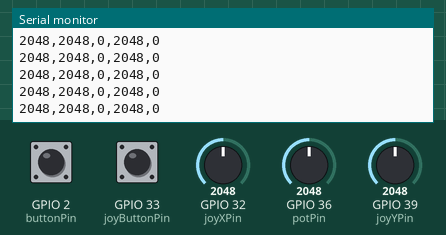
Recording of a sketch running on a simulated ESP32. Shown: the last lines printed to the serial monitor. Inputs (shaded band) come from the test bench; at power-on: GPIO 32 (joyXPin) = 2048, GPIO 36 (potPin) = 2048, GPIO 39 (joyYPin) = 2048, GPIO 2 (buttonPin) HIGH, GPIO 33 (joyButtonPin) HIGH.

Above: at 1.2 s.
1.3 s: GPIO 32 (joyXPin) set to 2866
At 1.33 s:
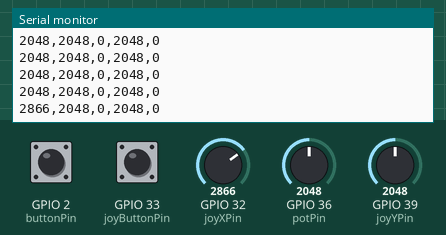
2.8 s: GPIO 36 (potPin) set to 2866
At 2.84 s:
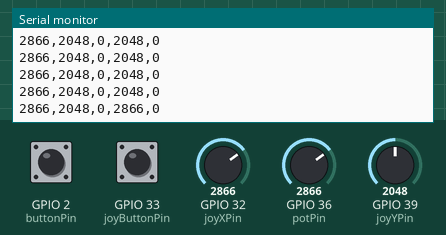
4.3 s: GPIO 39 (joyYPin) set to 2866
At 4.31 s:
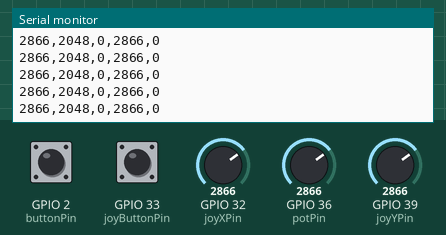
5.8 s: GPIO 2 (buttonPin) pulled LOW for 0.15 s
At 5.82 s:
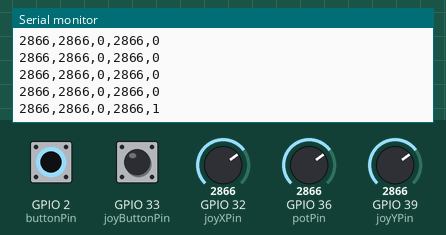
7.4 s: GPIO 33 (joyButtonPin) pulled LOW for 0.15 s
At 7.44 s:
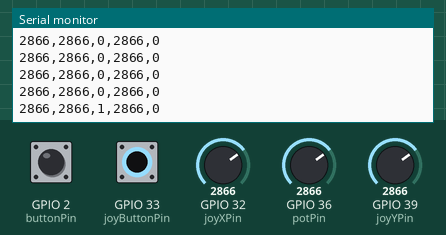
9.0 s: GPIO 32 (joyXPin) set to 3603
At 9.0 s:
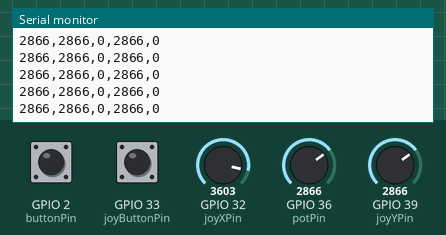
Timing chart, 0 to 11.5 s (numbered marks = the images above; inputs shaded):
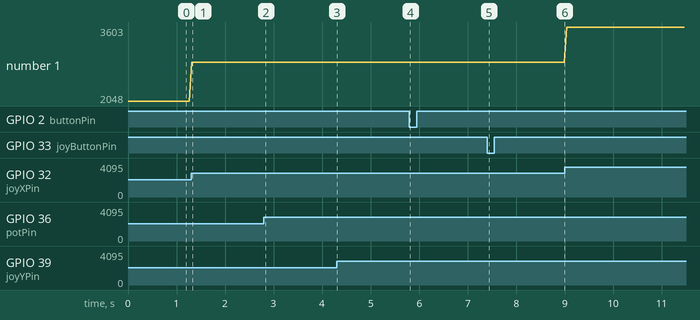

The sketch:

module2.ino
```cpp
//serial output order: joyX, joyY, joyBtn, pot, button
const int joyXPin = 32;
const int joyYPin = 39;
const int joyButtonPin = 33;
const int potPin = 36;
const int buttonPin = 2;

void setup() {
  Serial.begin(9600);

  pinMode(joyButtonPin, INPUT_PULLUP);
  pinMode(buttonPin, INPUT_PULLUP);
}

void loop() {
  int xValue = analogRead(joyXPin); // 0 to 4095
  int yValue = analogRead(joyYPin); // 0 to 4095
  int potValue = analogRead(potPin); // 4095 to 0

  // 1 for pressed, 0 for released
  int joyBtn = !digitalRead(joyButtonPin);
  int popBtn = !digitalRead(buttonPin);

  // Send values to Processing, separated by commas
  Serial.print(xValue);
  Serial.print(",");
  Serial.print(yValue);
  Serial.print(",");
  Serial.print(joyBtn);
  Serial.print(",");
  Serial.print(potValue);
  Serial.print(",");
  Serial.println(popBtn);

  delay(50);
}
```

Measured:
- after the input at 1.3 s, the serial monitor: prints a new line at once (image 1)
- after the input at 2.8 s, the serial monitor: prints a new line at once (image 2)
- after the input at 5.8 s, the serial monitor: prints a new line at once (image 4)
- after the input at 7.4 s, the serial monitor: prints a new line at once (image 5)
- plotted number 1: 2048 → 2866 after the input at 1.3 s, 2866 → 3603 after the input at 9.0 s
